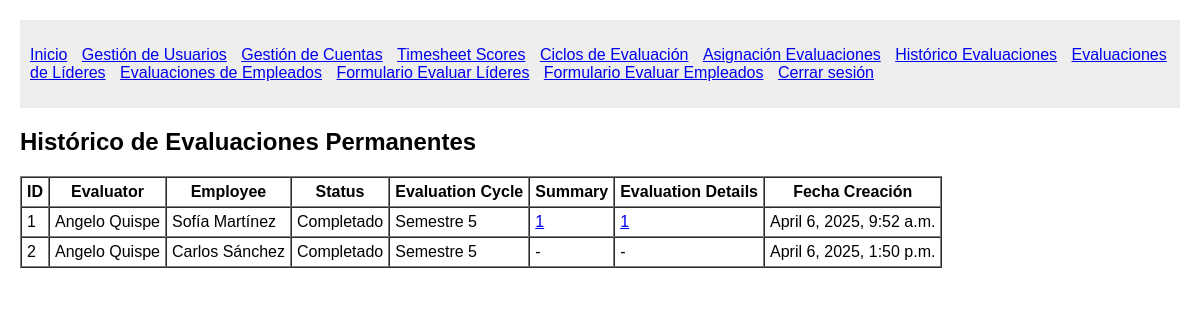
The page /permanent_assignments/ (signed in) on the database as committed earlier.
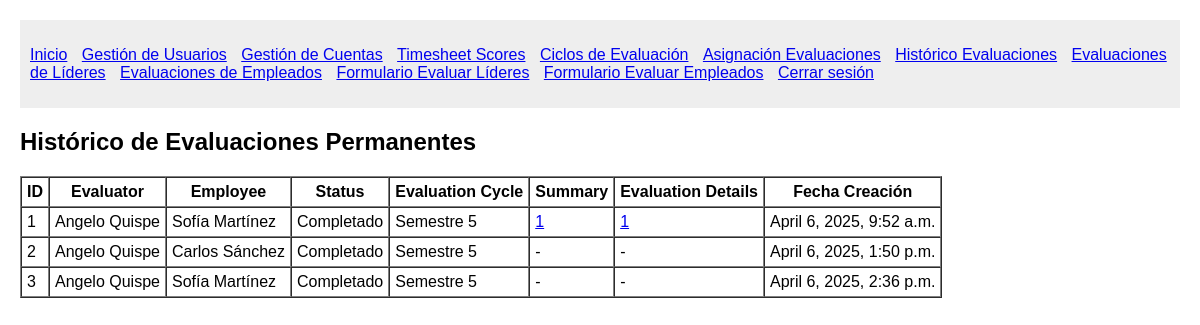
The same page on the database as committed later.
### System/models.py (models this page shows)
class Permanent_EvaluationAssignment(models.Model):
    evaluator = models.ForeignKey(Usuario, on_delete=models.CASCADE, related_name='permanent_evaluator_assignments')
    employee = models.ForeignKey(Usuario, on_delete=models.CASCADE, related_name='permanent_employee_assignments')
    status = models.CharField(max_length=50)
    created_at = models.DateTimeField(auto_now_add=True)
    summary = models.ForeignKey(Summary, on_delete=models.CASCADE, null=True, blank=True)
    evaluation_details = models.ForeignKey(EvaluationDetails, on_delete=models.CASCADE, null=True, blank=True)
    evaluation_cycle = models.CharField(max_length=50)

class Usuario(models.Model):
    first_name = models.CharField(max_length=50)
    middle_name = models.CharField(max_length=50, blank=True, null=True)
    last_name = models.CharField(max_length=50)
    second_last_name = models.CharField(max_length=50, blank=True, null=True)
    user_type = models.CharField(max_length=50)
    position = models.ForeignKey(Position, on_delete=models.PROTECT)

class Summary(models.Model):
    employee = models.ForeignKey(Usuario, on_delete=models.CASCADE, related_name='employee_summaries')
    evaluator = models.ForeignKey(Usuario, on_delete=models.CASCADE, related_name='evaluator_summaries')
    R = models.FloatField() # Ponderado Responsabilidades de la posición
    L = models.FloatField(blank=True, null=True) # Ponderado Responsabilidades por liderazgo
    H = models.FloatField() # Ponderado Habilidades
    E = models.FloatField() # Ponderado Enfoque
    C = models.FloatField() # Ponderado Competencia Técnica
    M = models.FloatField() # Ponderado Metas y Resultados
    V = models.FloatField() # Ponderado Valores Corporativos
    final_score = models.FloatField() # Suma de ponderados
    performance_level = models.CharField(max_length=50)
    evaluation_type = models.CharField(max_length=50)
    created_at = models.DateTimeField(auto_now_add=True)
    position = models.ForeignKey(Position, on_delete=models.PROTECT)

class EvaluationDetails(models.Model):
    R1 = models.IntegerField()
    R2 = models.IntegerField()
    R3 = models.IntegerField()
    R4 = models.IntegerField()
    R5 = models.IntegerField()
    R_comments = models.TextField(blank=True, null=True)
    L1 = models.IntegerField(blank=True, null=True)
    L2 = models.IntegerField(blank=True, null=True)
    L3 = models.IntegerField(blank=True, null=True)
    L4 = models.IntegerField(blank=True, null=True)
    L5 = models.IntegerField(blank=True, null=True)
    L_comments = models.TextField(blank=True, null=True)
    H1 = models.IntegerField()
    H2 = models.IntegerField()
    H3 = models.IntegerField()
    H4 = models.IntegerField()
    H5 = models.IntegerField()
    H_comments = models.TextField(blank=True, null=True)
    E1 = models.IntegerField()
    E2 = models.IntegerField()
    E3 = models.IntegerField()
    E4 = models.IntegerField()
    E_comments = models.TextField(blank=True, null=True)
    C1 = models.IntegerField()
    C2 = models.IntegerField()
    C3 = models.IntegerField()
    C4 = models.IntegerField()
    C5 = models.IntegerField()
    C6 = models.IntegerField()
    C_comments = models.TextField(blank=True, null=True)
    M1 = models.IntegerField()
    M2 = models.IntegerField()
    M_comments = models.TextField(blank=True, null=True)
    V1 = models.IntegerField()
    V2 = models.IntegerField()
    V3 = models.IntegerField()
    V4 = models.IntegerField()
    V5 = models.IntegerField()
    V_comments = models.TextField(blank=True, null=True)
    final_comments = models.TextField(blank=True, null=True)

### System/views.py (the view)
# urls.py: path('permanent_assignments/', views.list_permanent_assignments, name='list_permanent_assignments'),
@login_required
def list_permanent_assignments(request):
    assignments = Permanent_EvaluationAssignment.objects.all()
    return render(request, 'System/manage_permanent_assignments.html', {'assignments': assignments})

### System/views.py (called while the page is built)
def login_required(view_func):
    @wraps(view_func)
    def wrapped_view(request, *args, **kwargs):
        if not request.session.get('user_id'):
            return redirect('login')
        return view_func(request, *args, **kwargs)
    return wrapped_view

### System/templates/System/manage_permanent_assignments.html (shortened to what this page needs)
{% extends 'System/base.html' %}
{% load static %}
{% block content %}
    <h2>Histórico de Evaluaciones Permanentes</h2>
    <table border="1" cellspacing="0" cellpadding="5">
        <thead>
            <tr>
                <th>ID</th>
                <th>Evaluator</th>
                <th>Employee</th>
                <th>Status</th>
                <th>Evaluation Cycle</th>
                <th>Summary</th>
                <th>Evaluation Details</th>
                <th>Fecha Creación</th>
            </tr>
        </thead>
        <tbody>
            {% for assign in assignments %}
                <tr>
                    <td>{{ assign.id }}</td>
                    <td>{{ assign.evaluator.first_name }} {{ assign.evaluator.last_name }}</td>
                    <td>{{ assign.employee.first_name }} {{ assign.employee.last_name }}</td>
                    <td>{{ assign.status }}</td>
                    <td>{{ assign.evaluation_cycle }}</td>
                    <td>
                        {% if assign.summary %}
                            <a href="{% url 'detail_summary' assign.summary.id %}">{{ assign.summary.id }}</a>
                        {% else %}
                            -
                        {% endif %}
                    </td>
                    <td>
                        {% if assign.evaluation_details %}
                            <a href="{% url 'detail_evaluation_details' assign.evaluation_details.id %}">{{ assign.evaluation_details.id }}</a>
                        {% else %}
                            -
                        {% endif %}
                    </td>
                    <td>{{ assign.created_at }}</td>
                </tr>
            {% empty %}
                <tr>
                    <td colspan="8">No hay registros históricos.</td>
                </tr>
            {% endfor %}
        </tbody>
    </table>
{% endblock %}

Rows that differ between the two databases and show on the page:
added Permanent_EvaluationAssignment: id "3", evaluator.first_name "Angelo", evaluator.last_name "Quispe", employee.first_name "Sofía", employee.last_name "Martínez", status "Completado", evaluation_cycle "Semestre 5", created_at "April 6, 2025, 2:36 p.m."
